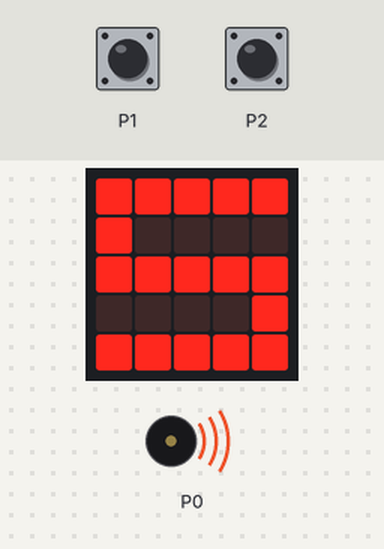
Recording of a program running on a simulated BBC micro:bit (MakeCode). Shown: the board's 5×5 LED display, buzzer (waves = sounding). Inputs (shaded band) come from the test bench. A reset restarts the program; random numbers come from a fixed seed.

Above: at 4.7 s.
4.8 s: touch pin P1 pressed for 0.15 s
At 6.3 s:
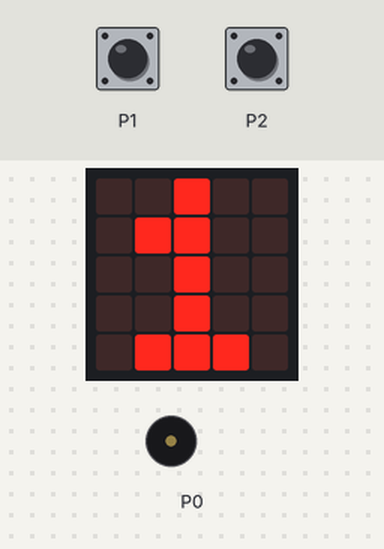
At 9.8 s:
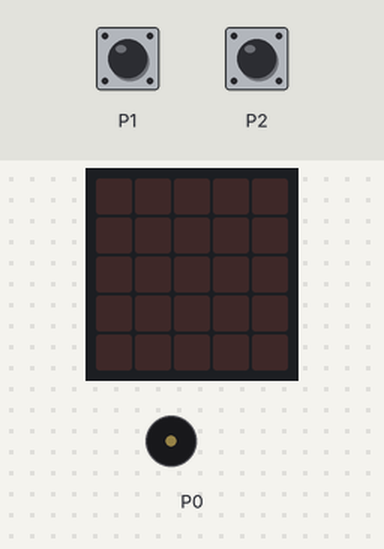
Timing chart, 0 to 11.3 s (numbered marks = the images above; inputs shaded):
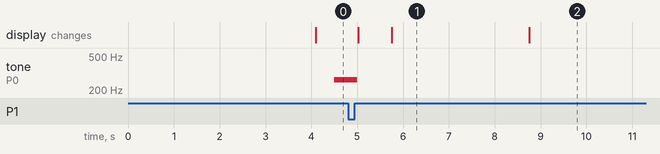

The program:

main.ts
```typescript
pins.touchSetMode(TouchTarget.P1, TouchTargetMode.Capacitive)
pins.touchSetMode(TouchTarget.P2, TouchTargetMode.Capacitive)
let is_pin1 = input.pinIsPressed(TouchPin.P1)
let is_pin2 = input.pinIsPressed(TouchPin.P2)
let hrac1 = false
let hrac2 = false
let podvodnik1 = false
let podvodnik2 = false
let zahajeni = false
// mezery slouží pro větší přehlednost
// první tlačítko
input.onPinPressed(TouchPin.P1, function on_pin_pressed_p1() {

    hrac1 = true
})
// druhý tlačítko
input.onPinPressed(TouchPin.P2, function on_pin_pressed_p2() {

    hrac2 = true
})
forever(function on_forever() {

    if (zahajeni == false && hrac1) {
        podvodnik1 = true
    } else if (zahajeni == false && hrac2) {
        podvodnik2 = true
    } else if (hrac1 && hrac2 && zahajeni) {
        basic.showString("R")
        basic.pause(3000)
        control.reset()
    } else if (hrac1 && zahajeni) {
        basic.showNumber(1)
        basic.pause(3000)
        control.reset()
    } else if (hrac2 && zahajeni) {
        basic.showNumber(2)
        basic.pause(3000)
        control.reset()
    }

})
control.inBackground(function vyhodnoceni() {

    let time = randint(3000, 10000)
    basic.pause(time)
    if (podvodnik1 == false && podvodnik1 == false) {
        basic.showLeds(`
            # # # # #
            # . . . .
            # # # # #
            . . . . #
            # # # # #
            `)
        music.playTone(Note.C, music.beat(1500))
        zahajeni = true
    }

    if (podvodnik1 && podvodnik2) {
        basic.showString("C")
        basic.pause(3000)
        control.reset()
    } else if (podvodnik2) {
        basic.showString("A")
        basic.pause(3000)
        control.reset()
    } else if (podvodnik1) {
        basic.showString("B")
        basic.pause(3000)
        control.reset()
    }

})
```

test.ts
```typescript
// Tady jsou testy. Při použití tohoto balíčku jako rozšíření nebude zkompilováno.
```

Measured:
- after the input at 4.8 s, the display: first changes after 0.22 s (image 1 shows a later state)
- what the display in image 1 shows lasts 3.0 s, from 5.8 s to 8.8 s
